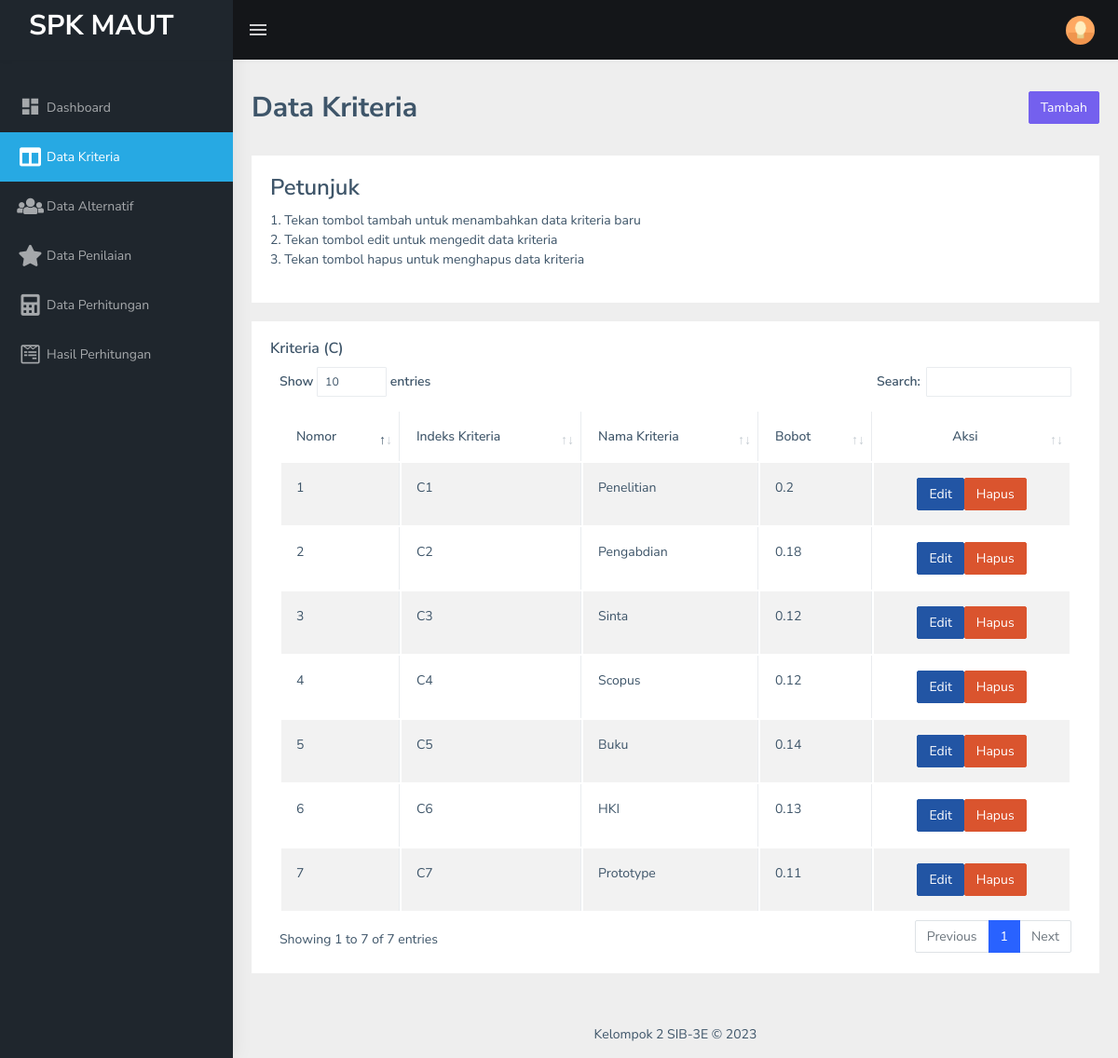
The page /views/data_kriteria.php on the database its author committed.
### tables this page shows
CREATE TABLE `kriteria` (
  `id_kriteria` int(11) NOT NULL,
  `keterangan` varchar(100) NOT NULL,
  `kode_kriteria` varchar(100) NOT NULL,
  `bobot` double NOT NULL
);

### views/data_kriteria.php (the view, shortened to what this page needs)
<?php
include 'template/header.php';
?>
<div class="page-wrapper">
    <div class="page-breadcrumb">
        <div class="row">
            <div class="col-12 d-flex no-block align-items-center justify-content-between">
                <h2 class="page-title">Data Kriteria</h2>
                <button type="button" class="btn btn-primary" data-bs-toggle="modal" data-bs-target="#tambahK">
                    Tambah
                </button>
            </div>
            <br>
            <br>
            <br>
        </div>
    </div>
    <div class="container-fluid">
        <div class="col-12">
            <div class="card">
                <div class="card-body">
                    <h3 class="card-title">Petunjuk</h3>
                    <p>
                        1. Tekan tombol tambah untuk menambahkan data kriteria baru
                        <br>
                        2. Tekan tombol edit untuk mengedit data kriteria
                        <br>
                        3. Tekan tombol hapus untuk menghapus data kriteria
                    </p>
                </div>
            </div>
        </div>
        <div class="card">
            <div class="card-body">
                <h5 class="card-title">Kriteria (C)</h5>
                <div class="table-responsive">
                    <table id="zero_config" class="table table-striped table-bordered">
                        <thead>
                            <tr>
                                <th>Nomor</th>
                                <th>Indeks Kriteria</th>
                                <th>Nama Kriteria</th>
                                <th>Bobot</th>
                                <th class="center-column">Aksi</th>
                            </tr>
                        </thead>
                        <tbody>
                            <?php
                            include '../controller/koneksi.php';
                            $query = "SELECT * FROM kriteria";
                            $result = mysqli_query($koneksi, $query);
                            $nomor = 1;
                            while ($row = mysqli_fetch_assoc($result)) {
                                echo '<tr>';
                                echo '<td>' . $nomor . '</td>';
                                echo '<td>' . $row["kode_kriteria"] . '</td>';
                                echo '<td>' . $row["keterangan"] . '</td>';
                                echo '<td>' . $row["bobot"] . '</td>';
                                echo '<td class="center-column">';
                                echo '<button type="button" class="btn btn-info" data-bs-toggle="modal" data-bs-target="#editK">Edit</button>';
                                echo '<button type="button" class="btn btn-danger" data-bs-toggle="modal" data-bs-target="#hapusK" onclick="setDeleteUrl(' . $row['id_kriteria'] . ')">Hapus</button>';
                                echo '</td>';
                                echo '</tr>';
                                $nomor++;
                            }
                            ?>
                        </tbody>
                    </table>
                </div>
            </div>
        </div>
    </div>
    <?php include 'template/footer.php'; ?>

### views/data_kriteria.php (style rules this page uses)
.center-column { text-align: center; vertical-align: middle; }

### rows shown on the page
kriteria: kode_kriteria "C1", keterangan "Penelitian", bobot "0.2"
kriteria: kode_kriteria "C2", keterangan "Pengabdian", bobot "0.18"
kriteria: kode_kriteria "C3", keterangan "Sinta", bobot "0.12"
kriteria: kode_kriteria "C4", keterangan "Scopus", bobot "0.12"
kriteria: kode_kriteria "C5", keterangan "Buku", bobot "0.14"
kriteria: kode_kriteria "C6", keterangan "HKI", bobot "0.13"
kriteria: kode_kriteria "C7", keterangan "Prototype", bobot "0.11"
